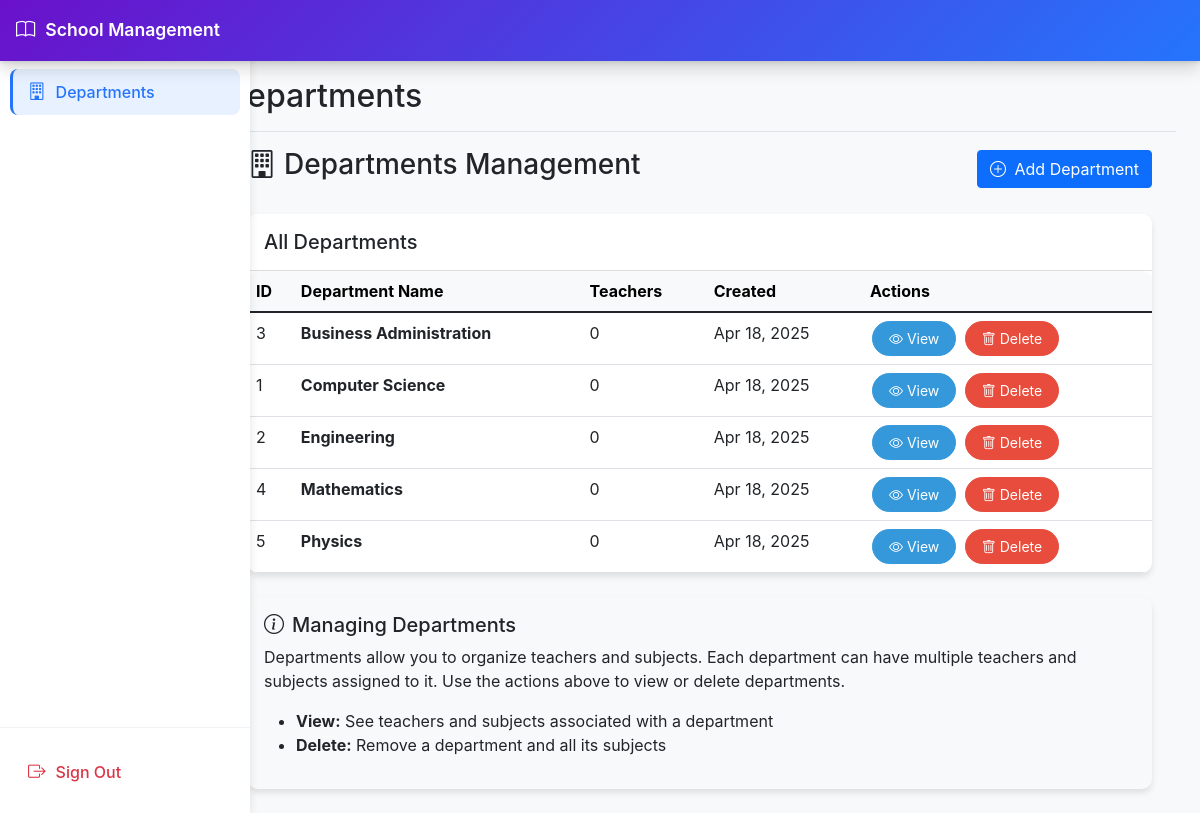
/supervisor/departments (signed in), run on the app's committed database.
### tables this page shows
CREATE TABLE departments (
  id INT AUTO_INCREMENT PRIMARY KEY,
  name VARCHAR(255) NOT NULL UNIQUE COMMENT 'Department name (e.g. Computer Science)',
  created_at TIMESTAMP DEFAULT CURRENT_TIMESTAMP,
  updated_at TIMESTAMP DEFAULT CURRENT_TIMESTAMP ON UPDATE CURRENT_TIMESTAMP
);

### src/Controllers/SupervisorController.php (called while the page is built, shortened)
<?php
class SupervisorController extends Controller
{
  private $departmentModel;
  public function __construct()
  {
    $this->departmentModel = new Department();
  }
  public function departments()
  {
    $departments = $this->departmentModel->getAllWithCounts();
    $this->view('supervisor/departments', [
      'departments' => $departments,
      'title' => 'Department Management'
    ]);
  }
}

### src/Database.php (called while the page is built, shortened)
<?php
class Database
{
  private static $instance = null;
  private $connection;
  private function __construct()
  {
    $config = require_once dirname(__DIR__) . '/config/database.php';
    try {
      if ($config['host'] === 'localhost') {
        $socketFile = '/var/run/mysqld/mysqld.sock';
        $dsn = "mysql:unix_socket={$socketFile};dbname={$config['database']};charset={$config['charset']}";
      } else {
        $dsn = "mysql:host={$config['host']};dbname={$config['database']};charset={$config['charset']}";
      }
      $this->connection = new PDO($dsn, $config['username'], $config['password'], $config['options']);
    } catch (PDOException $e) {
      die("Connection failed: " . $e->getMessage());
    }
  }
  public static function getInstance()
  {
    if (self::$instance === null) {
      self::$instance = new self();
    }
    return self::$instance;
  }
  public function query($sql, $params = [])
  {
    $stmt = $this->connection->prepare($sql);
    $stmt->execute($params);
    return $stmt;
  }
}

### src/Models/Department.php (called while the page is built, shortened)
<?php
class Department
{
  private $db;
  public function __construct()
  {
    $this->db = Database::getInstance();
  }
  public function getAllWithTeacherCount()
  {
    $sql = "SELECT d.*, COUNT(u.id) as teacher_count
            FROM departments d
            LEFT JOIN users u ON d.id = u.department_id AND u.role = 'teacher'
            GROUP BY d.id
            ORDER BY d.name";
    $stmt = $this->db->query($sql);
    return $stmt->fetchAll(PDO::FETCH_ASSOC);
  }
  public function getAllWithCounts()
  {
    return $this->getAllWithTeacherCount();
  }
}

### config/database.php (called while the page is built)
<?php
return [
  'host' => 'localhost',
  'database' => 'education_management',
  'username' => 'phpuser',
  'password' => 'password123',
  'charset' => 'utf8mb4',
  'options' => [
    PDO::ATTR_ERRMODE => PDO::ERRMODE_EXCEPTION,
    PDO::ATTR_DEFAULT_FETCH_MODE => PDO::FETCH_ASSOC,
    PDO::ATTR_EMULATE_PREPARES => false,
    PDO::ATTR_PERSISTENT => true,
  ]
];

### src/Session.php (called while the page is built, shortened)
<?php
class Session
{
  public static function get($key)
  {
    return $_SESSION[$key] ?? null;
  }
  public static function getUserRole()
  {
    return self::get('user_role');
  }
}

### src/Views/supervisor/departments.php (the view, shortened to what this page needs)
<?php
$pageTitle = 'Departments';
$activePage = 'departments';
?>
<div class="container-fluid">
  <div class="d-flex justify-content-between align-items-center mb-4">
    <h3><i class="bi bi-building me-2"></i>Departments Management</h3>
    <a href="/supervisor/departments/add" class="btn btn-primary">
      <i class="bi bi-plus-circle me-1"></i> Add Department
    </a>
  </div>
  <div class="card department-card">
    <div class="card-header bg-white py-3">
      <h5 class="mb-0">All Departments</h5>
    </div>
    <div class="card-body p-0">
      <div class="table-container">
        <table class="table table-hover mb-0">
          <thead class="table-light">
            <tr>
              <th>ID</th>
              <th>Department Name</th>
              <th>Teachers</th>
              <th>Created</th>
              <th>Actions</th>
            </tr>
          </thead>
          <tbody>
            <?php if (isset($departments) && !empty($departments)): ?>
              <?php foreach ($departments as $department): ?>
                <tr>
                  <td><?php echo $department['id']; ?></td>
                  <td><strong><?php echo htmlspecialchars($department['name']); ?></strong></td>
                  <td><?php echo $department['teacher_count']; ?></td>
                  <td>
                    <?php echo isset($department['created_at']) ? date('M d, Y', strtotime($department['created_at'])) : 'N/A'; ?>
                  </td>
                  <td>
                    <a href="/supervisor/departments/view/<?php echo $department['id']; ?>"
                      class="btn btn-sm btn-view btn-action">
                      <i class="bi bi-eye"></i> View
                    </a>
                    <a href="/supervisor/departments/delete/<?php echo $department['id']; ?>"
                      class="btn btn-sm btn-delete btn-action">
                      <i class="bi bi-trash"></i> Delete
                    </a>
                  </td>
                </tr>
              <?php endforeach; ?>
            <?php endif; ?>
          </tbody>
        </table>
      </div>
    </div>
  </div>
  <div class="row mt-4">
    <div class="col-md-12">
      <div class="card department-card bg-light">
        <div class="card-body">
          <h5 class="card-title"><i class="bi bi-info-circle me-2"></i>Managing Departments</h5>
          <p class="card-text">
            Departments allow you to organize teachers and subjects. Each department can have multiple teachers and
            subjects assigned to it.
            Use the actions above to view or delete departments.
          </p>
          <ul>
            <li><strong>View:</strong> See teachers and subjects associated with a department</li>
            <li><strong>Delete:</strong> Remove a department and all its subjects</li>
          </ul>
        </div>
      </div>
    </div>
  </div>
</div>
<?php
$content = ob_get_clean();
require dirname(dirname(__DIR__)) . '/Views/layout.php';
?>

### public/index.php (shortened to what this page needs)
<?php
$request_uri = $_SERVER['REQUEST_URI'];
$path = parse_url($request_uri, PHP_URL_PATH);
$path = trim($path, '/');
try {
  switch ($path) {
    case 'supervisor/departments':
      $controller = new \App\Controllers\SupervisorController();
      $controller->departments();
      break;
  }
} catch (Exception $e) {
  header("HTTP/1.0 500 Internal Server Error");
  echo "<h1>500 - Internal Server Error</h1>";
  echo "<p>An error occurred while processing your request.</p>";
  if (true) {
    echo "<p>Error: " . $e->getMessage() . "</p>";
    echo "<pre>" . $e->getTraceAsString() . "</pre>";
  }
}

### src/Controllers/Controller.php (shortened to what this page needs)
<?php
class Controller
{
  protected function view($view, $data = [])
  {
    extract($data);
    if (file_exists(dirname(__DIR__) . '/Views/' . $view . '.php')) {
      require_once dirname(__DIR__) . '/Views/' . $view . '.php';
    } else {
      die('View does not exist');
    }
  }
}

### src/Views/layout.php (shortened to what this page needs)
<!DOCTYPE html>
<html lang="en">
<head>
  <link href="https://cdn.jsdelivr.net/npm/bootstrap@5.1.3/dist/css/bootstrap.min.css" rel="stylesheet">
  <link rel="stylesheet" href="https://cdn.jsdelivr.net/npm/bootstrap-icons@1.8.1/font/bootstrap-icons.css">
</head>
<body>
  <header class="navbar navbar-dark sticky-top bg-dark flex-md-nowrap p-0 shadow">
    <a class="navbar-brand col-md-3 col-lg-2 me-0 px-3" href="#"><i class="bi bi-book"></i> School Management</a>
  </header>
  <div class="container-fluid">
    <div class="row">
      <nav id="sidebarMenu" class="col-md-3 col-lg-2 d-md-block sidebar collapse">
        <div class="position-sticky pt-3 sidebar-sticky">
          <div class="nav-flex-wrapper">
            <ul class="nav flex-column">
              <?php if (\App\Session::getUserRole() === 'admin'): ?>
                <li class="nav-item">
                  <a class="nav-link <?php echo $activePage === 'dashboard' ? 'active' : ''; ?>" href="/admin/dashboard">
                    <i class="bi bi-speedometer2"></i> Dashboard
                  </a>
                </li>
                <li class="nav-item">
                  <a class="nav-link <?php echo $activePage === 'users' ? 'active' : ''; ?>" href="/admin/users">
                    <i class="bi bi-people"></i> Users
                  </a>
                </li>
                <li class="nav-item">
                  <a class="nav-link <?php echo $activePage === 'departments' ? 'active' : ''; ?>"
                    href="/admin/departments">
                    <i class="bi bi-building"></i> Departments
                  </a>
                </li>
                <li class="nav-item">
                  <a class="nav-link <?php echo $activePage === 'settings' ? 'active' : ''; ?>" href="/admin/settings">
                    <i class="bi bi-gear"></i> Settings
                  </a>
                </li>
                <div class="sidebar-divider"></div>
                <li class="nav-item">
                  <a class="nav-link" href="/admin/profile">
                    <i class="bi bi-person-badge"></i> My Profile
                  </a>
                </li>
              <?php elseif (\App\Session::getUserRole() === 'supervisor'): ?>
                <li class="nav-item">
                  <a class="nav-link <?php echo $activePage === 'departments' ? 'active' : ''; ?>"
                    href="/supervisor/departments">
                    <i class="bi bi-building"></i> Departments
                  </a>
                </li>
              <?php endif; ?>
            </ul>
          </div>
          <div class="nav-logout">
            <ul class="nav flex-column">
              <li class="nav-item">
                <a class="nav-link" href="/logout">
                  <i class="bi bi-box-arrow-right"></i> Sign Out
                </a>
              </li>
            </ul>
          </div>
        </div>
      </nav>
      <main class="col-md-9 ms-sm-auto col-lg-10 px-md-4">
        <div
          class="d-flex justify-content-between flex-wrap flex-md-nowrap align-items-center pt-3 pb-2 mb-3 border-bottom">
          <h1 class="h2"><?php echo $pageTitle ?? 'Dashboard'; ?></h1>
        </div>
        <?php echo $content ?? ''; ?>
      </main>
    </div>
  </div>
</body>
</html>

### src/Views/layout.php (style rules this page uses)
:root { --sidebar-width: 250px; --primary-gradient: linear-gradient(135deg, #6a11cb 0%, #2575fc 100%); --sidebar-bg: #f8f9fa; --sidebar-hover: #e9ecef; --sidebar-active: rgba(37, 117, 252, 0.1); --sidebar-text: #495057; --sidebar-icon: #6a11cb; --sidebar-active-border: #2575fc; }
body { font-family: -apple-system, BlinkMacSystemFont, "Segoe UI", Roboto, Oxygen, Ubuntu, Cantarell, "Open Sans", "Helvetica Neue", sans-serif; background-color: #f8f9fa; }
.sidebar { position: fixed; top: 0; bottom: 0; left: 0; z-index: 100; padding: 48px 0 0; box-shadow: 0 2px 10px rgba(0, 0, 0, 0.1); background-color: white; width: var(--sidebar-width); transition: all 0.3s; }
.sidebar-sticky { position: relative; top: 0; height: calc(100vh - 48px); padding-top: 0.5rem; overflow-x: hidden; overflow-y: auto; display: flex; flex-direction: column; }
.navbar-brand { padding: 1rem; font-size: 1.1rem; font-weight: 600; color: white; background: var(--primary-gradient); box-shadow: 0 2px 4px rgba(0, 0, 0, 0.1); width: 100%; display: flex; align-items: center; }
.navbar-brand i { margin-right: 10px; font-size: 1.2rem; }
.nav-item { margin: 5px 10px; }
.nav-link { display: flex; align-items: center; padding: 10px 15px; color: var(--sidebar-text); border-radius: 8px; transition: all 0.2s; font-weight: 500; position: relative; border-left: 3px solid transparent; }
.nav-link i { margin-right: 10px; font-size: 1.1rem; color: var(--sidebar-icon); transition: all 0.2s; }
.nav-link.active { background-color: var(--sidebar-active); color: #2575fc; border-left-color: var(--sidebar-active-border); }
.nav-link.active i { color: #2575fc; }
.nav-flex-wrapper { flex-grow: 1; }
.nav-logout { margin-top: auto; padding-top: 1rem; border-top: 1px solid rgba(0, 0, 0, 0.05); }
.nav-logout .nav-link { color: #dc3545; }
.nav-logout .nav-link i { color: #dc3545; }

### src/Views/supervisor/departments.php (style rules this page uses)
.department-card { transition: transform 0.3s, box-shadow 0.3s; border-radius: 10px; border: none; box-shadow: 0 4px 6px rgba(0, 0, 0, 0.1); margin-bottom: 24px; overflow: hidden; }
.table-container { border-radius: 10px; overflow: hidden; box-shadow: 0 4px 6px rgba(0, 0, 0, 0.1); }
.btn-action { border-radius: 50px; padding: 0.375rem 1rem; margin: 0 2px; }
.btn-view { background-color: #3498db; border-color: #3498db; color: white; }
.btn-delete { background-color: #e74c3c; border-color: #e74c3c; color: white; }

### data on the page
departments: id "3", name "Business Administration", teacher_count "0", created_at "Apr 18, 2025"
departments: id "1", name "Computer Science", teacher_count "0", created_at "Apr 18, 2025"
departments: id "2", name "Engineering", teacher_count "0", created_at "Apr 18, 2025"
departments: id "4", name "Mathematics", teacher_count "0", created_at "Apr 18, 2025"
departments: id "5", name "Physics", teacher_count "0", created_at "Apr 18, 2025"

### other printed values
$pageTitle "Departments"
